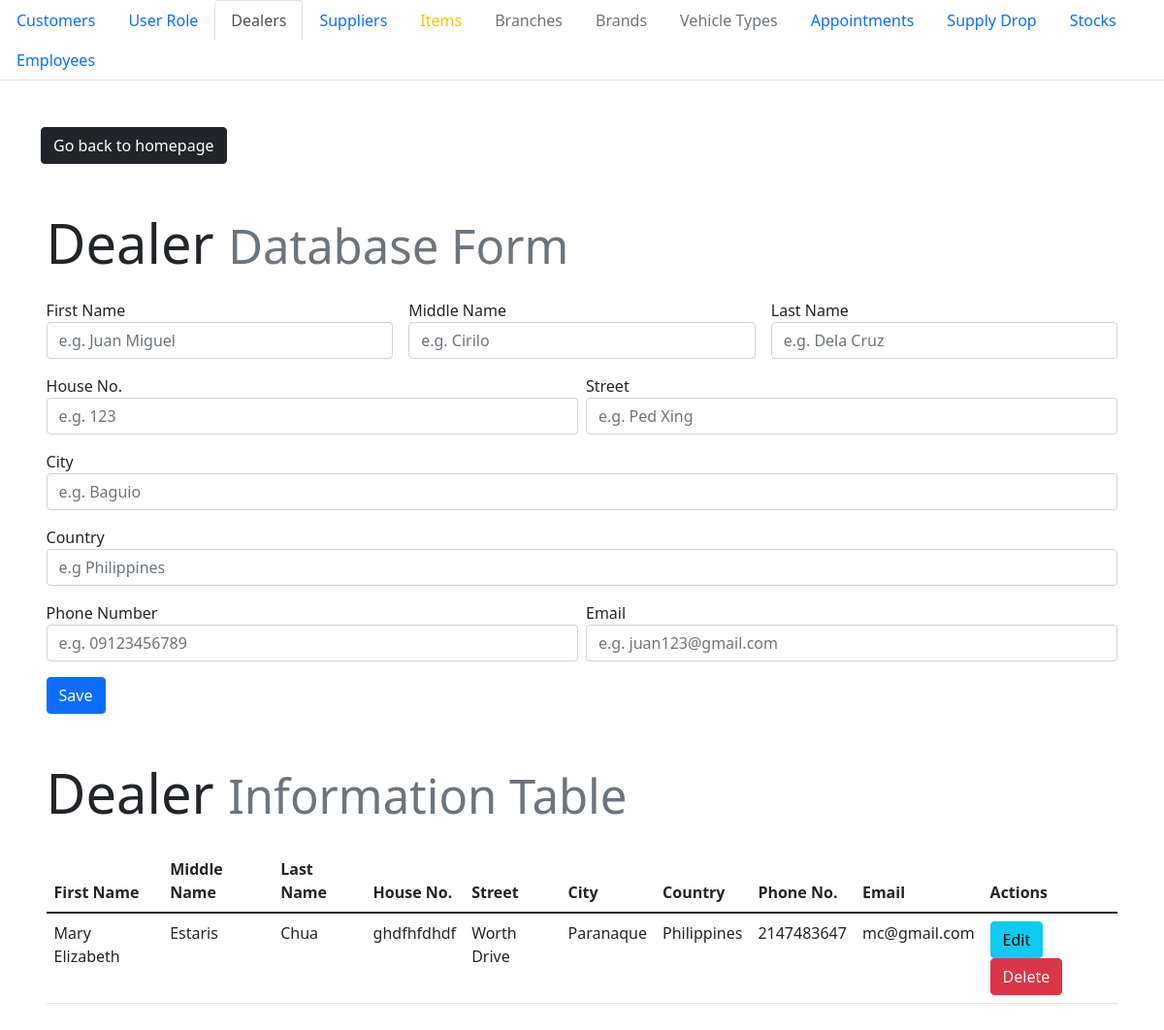
Page /admin/dealer.php on the committed database.
### tables this page shows
CREATE TABLE `dealer` (
  `dealer_id` int(11) NOT NULL,
  `f_name` varchar(30) NOT NULL,
  `m_name` varchar(30) NOT NULL,
  `l_name` varchar(30) NOT NULL,
  `house_no` varchar(10) NOT NULL,
  `street` varchar(30) NOT NULL,
  `city` varchar(30) NOT NULL,
  `country` varchar(30) NOT NULL,
  `phone_no` int(11) NOT NULL,
  `email` varchar(30) NOT NULL
);

### admin/dealer.php (the view, shortened to what this page needs)
<!DOCTYPE html>
<html lang="en">
<head>
    <link rel="stylesheet" href="style.css">
    <link href="https://cdn.jsdelivr.net/npm/bootstrap@5.1.3/dist/css/bootstrap.min.css" rel="stylesheet">
</head>
<body>
    <ul class="nav nav-tabs">
    <li class="nav-item">
        <a class="nav-link" href="./index.php">Customers</a>
    </li>
    <li class="nav-item">
        <a class="nav-link" href="./user_role.php">User Role</a>
    </li>
    <li class="nav-item">
        <a class="nav-link active" href="#">Dealers</a>
    </li>
    <li class="nav-item">
        <a class="nav-link" href="./supplier.php">Suppliers</a>
    </li>
    <li class="nav-item">
        <a class="nav-link text-warning" href="./item.php">Items</a>
    </li>
    <li class="nav-item">
        <a class="nav-link text-muted" href="./branch.php">Branches</a>
    </li>
    <li class="nav-item">
        <a class="nav-link text-muted" href="./brand.php">Brands</a>
    </li>
    <li class="nav-item">
        <a class="nav-link text-muted" href="./vehicle_type.php">Vehicle Types</a>
    </li>
    <li class="nav-item">
        <a class="nav-link" href="./appointment-admin.php">Appointments</a>
    </li>
    <li class="nav-item">
        <a class="nav-link" href="./provides.php">Supply Drop</a>
    </li>
    <li class="nav-item">
        <a class="nav-link" href="./stocks.php">Stocks</a>
    </li>
    <li class="nav-item">
        <a class="nav-link" href="./works_at.php">Employees</a>
    </li>
    </ul>
    <?php require_once 'process_dealer.php'; ?>
    <div class="container transition">
    <div style="padding-top: 3em;">
        <a class="btn btn-dark" href="../foradmin.php" role="button">Go back to homepage</a>
    </div>
    <div class="mx-auto" style="width: 99%; padding-top: 3em;">
    <h1 class="display-4">Dealer <small class="text-muted">Database Form</small></h1>
        <form action="process_dealer.php" method="POST">
            <div class="hstack gap-3">
            <div class="col form-group" style="padding-top: 1em">
                <label for="">First Name</label>
                <input type="text" name="fname" class="form-control" value="<?php echo $fname; ?>" placeholder="e.g. Juan Miguel" required autofocus>
            </div>
            <div class="col form-group" style="padding-top: 1em">
                <label for="">Middle Name</label>
                <input type="text" name="mname" class="form-control" value="<?php echo $mname; ?>" placeholder="e.g. Cirilo" required>
            </div>
            <div class="col form-group" style="padding-top: 1em">
                <label for="">Last Name</label>
                <input type="text" name="lname" class="form-control" value="<?php echo $lname; ?>" placeholder="e.g. Dela Cruz" required>
            </div>
            </div>
            <div class="hstack gap-2">
            <div class="col form-group" style="padding-top: 1em">
                <label for="">House No.</label>
                <input type="text" name="hn" class="form-control" value="<?php echo $hn; ?>" placeholder="e.g. 123" required>
            </div>
            <div class="col form-group" style="padding-top: 1em">
                <label for="">Street</label>
                <input type="text" name="st" class="form-control" value="<?php echo $st; ?>" placeholder="e.g. Ped Xing" required>
            </div>
            </div>
            <div class="col form-group" style="padding-top: 1em">
                <label for="">City</label>
                <input type="text" name="city" class="form-control" value="<?php echo $city; ?>" placeholder="e.g. Baguio" required pattern="[a-zA-Z]{2,}">
            </div>
            <div class="col form-group" style="padding-top: 1em">
                <label for="">Country</label>
                <input type="text" name="country" class="form-control" value="<?php echo $country; ?>" placeholder="e.g Philippines" required pattern="[a-zA-Z]{2,}">
            </div>
            <div class="hstack gap-2">
            <div class="col form-group" style="padding-top: 1em">
                <label for="">Phone Number</label>
                <input type="tel" name="pn" class="form-control" value="<?php echo $pn; ?>" placeholder="e.g. 09123456789" pattern="^\s*(?:\+?(\d{1,3}))?[-. (]*(\d{3})[-. )]*(\d{3})[-. ]*(\d{4})(?: *x(\d+))?\s*$" required>
            </div>
            <div class="col form-group" style="padding-top: 1em">
                <label for="">Email</label>
                <input type="text" name="email" class="form-control" value="<?php echo $email; ?>" placeholder="e.g. juan123@gmail.com" pattern="^[a-zA-Z0-9+_.-]+@[a-zA-Z0-9.-]+$"  required>
            </div>
            </div>
            <div class="form-group" style="padding-top: 1em">
            <?php
            if ($update == true):
            ?>
                <button type="submit" class="btn btn-info" name="update">Update</button>
            <?php else: ?>
                <button type="submit" class="btn btn-primary" name="save">Save</button>
            <?php endif; ?>
            </div>
        </form>
    </div>
    <?php
        $mysqli = new mysqli('localhost', 'root', '', 'sza') or die(mysqli_error($mysqli));
        $result = $mysqli->query("SELECT * FROM dealer") or die(mysqli_error);
    ?>
    <div class="mx-auto" style="width: 99%; padding-top: 3em; padding-bottom: 5em;">
    <h1 class="display-4" style="padding-bottom: 0.3em;">Dealer <small class="text-muted">Information Table</small></h1>
        <table class="table">
            <thead>
                <tr>
                    <th>First Name</th>
                    <th>Middle Name</th>
                    <th>Last Name</th>
                    <th>House No.</th>
                    <th>Street</th>
                    <th>City</th>
                    <th>Country</th>
                    <th>Phone No.</th>
                    <th>Email</th>
                    <th>Actions</th>
                </tr>
            </thead>
        <?php
            while ($row = $result->fetch_assoc()): ?>
                <tr>
                    <td><?php echo $row['f_name']; ?></td>
                    <td><?php echo $row['m_name']; ?></td>
                    <td><?php echo $row['l_name']; ?></td>
                    <td><?php echo $row['house_no']; ?></td>
                    <td><?php echo $row['street']; ?></td>
                    <td><?php echo $row['city']; ?></td>
                    <td><?php echo $row['country']; ?></td>
                    <td><?php echo $row['phone_no']; ?></td>
                    <td><?php echo $row['email']; ?></td>
                    <td>
                        <a href="dealer.php?edit=<?php echo $row['dealer_id']; ?>"
                            class="btn btn-info">Edit</a>
                        <button onclick="check(<?php echo $row['dealer_id']; ?>)" type="button" class="btn btn-danger">Delete</button>
                    </td>
                </tr>
            <?php endwhile; ?>
        </table>
    </div>
    </div>
</body>
</html>

### admin/style.css (style rules this page uses)
.transition { animation: transitionIn 0.5s; }

### rows in the picture
dealer: f_name "Mary Elizabeth", m_name "Estaris", l_name "Chua", house_no "ghdfhfdhdf", street "Worth Drive", city "Paranaque", country "Philippines", phone_no "2147483647", email "mc@gmail.com"
